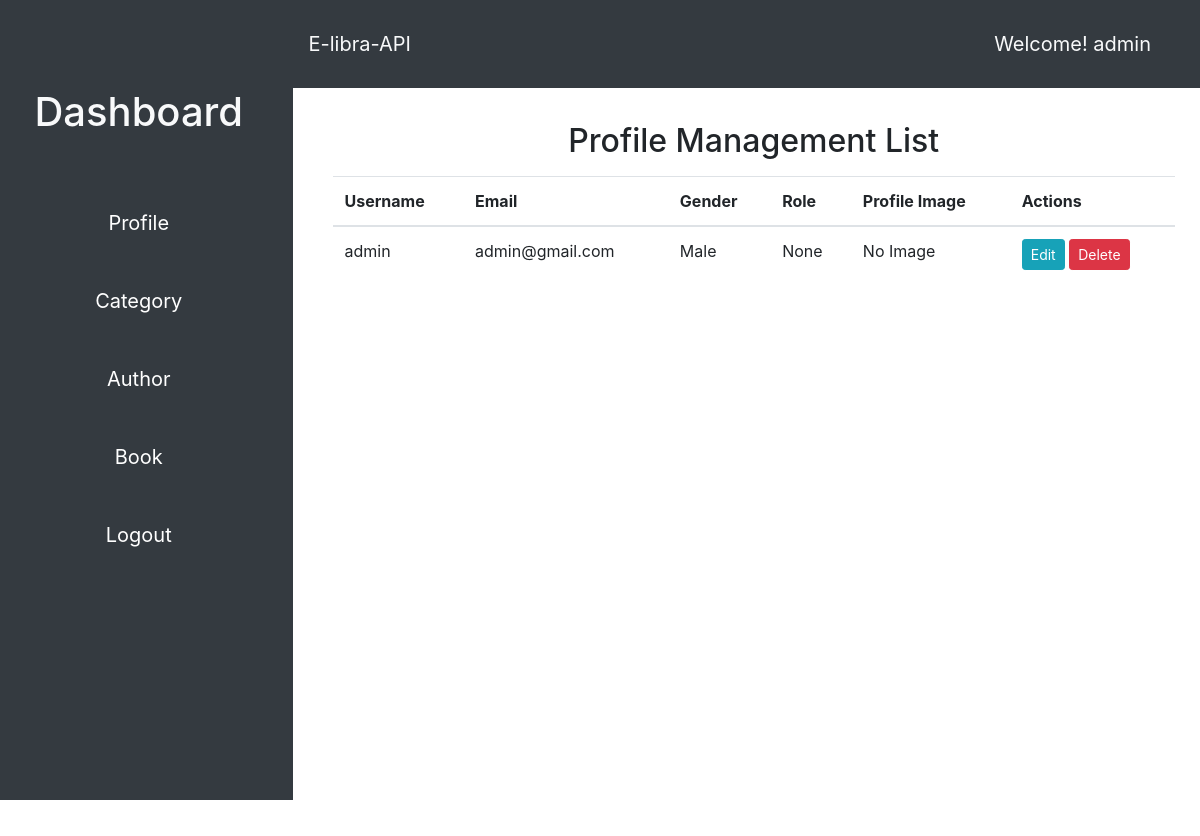
Before: /profile (signed in) with the older database file.
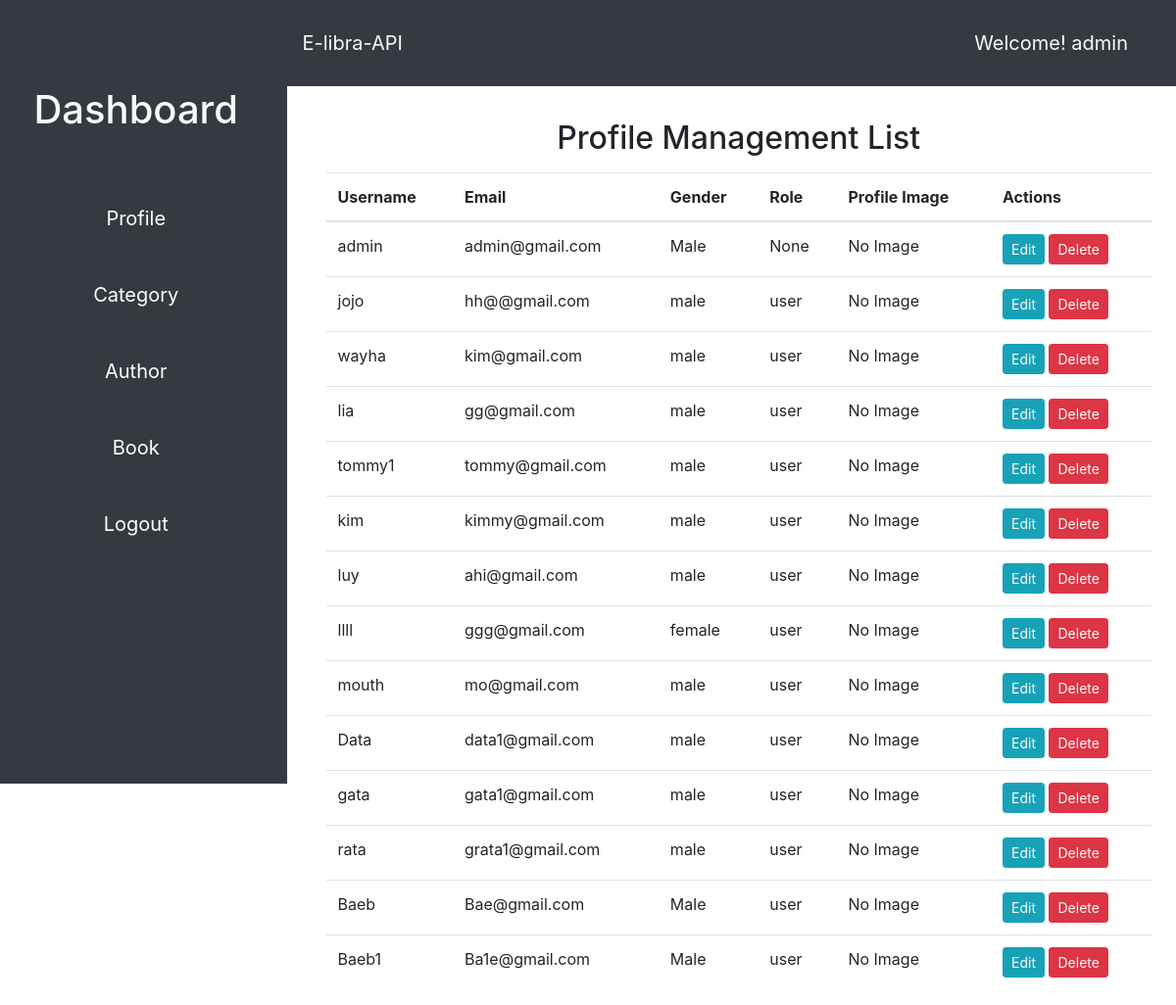
After: the same page with the newer database file.
### app/models/__init__.py (models this page shows)
class User(db.Model, UserMixin):
    id = db.Column(db.Integer, primary_key=True)
    username = db.Column(db.String(50), unique=True, nullable=False)
    email = db.Column(db.String(120), nullable=False)
    password_hash = db.Column(db.String, nullable=False)
    gender = db.Column(db.String(10))
    role = db.Column(db.String)
    profile = db.relationship('Profile', back_populates='user')
    user_payments = db.relationship('Payment', back_populates='user')

class Profile(db.Model, UserMixin):
    id = db.Column(db.Integer, primary_key=True)
    username = db.Column(db.String(50), unique=True, nullable=False)
    email = db.Column(db.String(120), nullable=False)
    password_hash = db.Column(db.String, nullable=False)
    gender = db.Column(db.String(10))
    role = db.Column(db.String)
    profile_image = db.Column(db.String(255),nullable=True)
    user_id = db.Column(db.Integer, db.ForeignKey('user.id'))
    user = db.relationship('User', back_populates='profile')

### app/views/main.py (the view, shortened to what this page needs)
@main.route('/profile', methods=['GET', 'POST'])
@login_required
def profile():
    username = current_user.username
    form = ProfileForm()
    profiles = Profile.query.all()
    return render_template('profile.html', form=form, profiles=profiles, username=username)

### app/views/auth/auth.py (called while the page is built)
@login_manager.user_loader
def load_user(username):
    return User.query.get(username)

### app/templates/profile.html (shortened to what this page needs)
{% extends "base.html" %} {% block title %}Profile{% endblock %} {% block content %}
<div class="container">
  <h2 class="text-center mt-4 mb-3">Profile Management List</h2>
  <div class="row">
    <div class="col-md-12">
      <table class="table">
        <thead>
          <tr>
            <th>Username</th>
            <th>Email</th>
            <th>Gender</th>
            <th>Role</th>
            <th>Profile Image</th>
            <th>Actions</th>
          </tr>
        </thead>
        <tbody>
          {% for profile in profiles %}
          <tr>
            <td>{{ profile.username }}</td>
            <td>{{ profile.email }}</td>
            <td>{{ profile.gender }}</td>
            <td>{{ profile.role }}</td>
            <td>
              {% if profile.profile_image %}
              <img src="{{ profile.profile_image }}" alt="Profile Image" class="img-thumbnail" width="100" />
              {% else %} No Image {% endif %}
            </td>
            <td>
              <button
                type="button"
                class="btn btn-sm btn-info edit-profile"
                data-toggle="modal"
                data-target="#editProfileModal"
                data-id="{{ profile.id }}"
                data-username="{{ profile.username }}"
                data-email="{{ profile.email }}"
                data-gender="{{ profile.gender }}"
                data-role="{{ profile.role }}"
              >
                Edit
              </button>
              <form
                method="post"
                action="{{ url_for('main.delete_profile', id=profile.id) }}"
                style="display: inline"
              >
                <button type="submit" class="btn btn-sm btn-danger">Delete</button>
              </form>
            </td>
          </tr>
          {% endfor %}
        </tbody>
      </table>
    </div>
  </div>
</div>
</div>
{% endblock %}

### app/templates/base.html (shortened to what this page needs)
<!DOCTYPE html>
<html lang="en">
  <head>
    <link href="https://stackpath.bootstrapcdn.com/bootstrap/4.3.1/css/bootstrap.min.css" rel="stylesheet" />
    <link rel="stylesheet" href="{{ url_for('static', filename='style.css') }}" />
  </head>
  <body>
    <div class="container-fluid">
      <div class="row">
        <aside class="col-md-3 col-lg-3 sidebar bg-dark">
          <div class="sidebar-sticky">
            <ul class="nav flex-column">
              {% if current_user.is_authenticated %}
              <h1 class="text-light my-5 text-center">Dashboard</h1>
              <li class="nav-item my-3 text-center">
                <a href="{{ url_for('main.profile') }}" class="nav-link">Profile</a>
              </li>
              <li class="nav-item my-3 text-center">
                <a href="{{ url_for('main.category') }}" class="nav-link">Category</a>
              </li>
              <li class="nav-item my-3 text-center">
                <a href="{{ url_for('main.author') }}" class="nav-link">Author</a>
              </li>
              <li class="nav-item my-3 text-center">
                <a href="{{ url_for('main.book') }}" class="nav-link">Book</a>
              </li>
              <li class="nav-item my-3 text-center">
                <a href="{{ url_for('auth.logout') }}" class="nav-link">Logout</a>
              </li>
              {% endif %}
            </ul>
          </div>
        </aside>
        <div class="w-auto col-lg-9 col-md-9">
          <section class="hero">
            <div class="hero-head">
              <nav class="navbar navbar-expand-lg d-flex navbar-light py-4 bg-dark justify-content-between">
                <a href="{{ url_for('main.index') }}" class="navbar-brand text-light text-center"
                  >E-libra-API</a
                >
                <span class="d-flex navbar-brand text-light text-center mr-5">Welcome! {{username}}</span>
              </nav>
            </div>
            <div class="hero-body">
              <div class="container has-text-centered">{% block content %}{% endblock %}</div>
            </div>
        </div>
      </div>
  </body>
</html>

### app/static/style.css (style rules this page uses)
.hero-body { padding: 10px; width: 100%; height: 90vh; background-color: #ffffff; }
.sidebar { width: 20%; }
.navbar { width: auto; margin-bottom: 5px; }
.nav-item { width: 100%; align-items: center; }
.row { height: 100vh; }
.sidebar-sticky { margin-top: 20px; font-size: 20px; }
.col-lg-9 { padding: 0; }
.container-fluid { height: 100vh; width: 100%; }
.hero { display: flex; flex-direction: column; justify-content: center; align-items: center; height: 100%; width: auto; }
.hero-head { width: 100%; }
.hero-body { flex-grow: 1; }

### app/templates/base.html (style rules this page uses)
html, body { height: 100%; }
.container-fluid { height: 100%; padding-right: 0; padding-left: 0; }
.sidebar { height: 100%; background-color: #343a40; padding: 20px; }
.sidebar-sticky { position: sticky; top: 0; padding-bottom: 20px; }
.nav-link { color: #fff; }
.navbar { margin-bottom: 0; }

Changed rows visible on the page:
added Profile: username "jojo", email "hh@@gmail.com", gender "male", role "user", shows "No Image"
added Profile: username "wayha", email "kim@gmail.com", gender "male", role "user", shows "No Image"
added Profile: username "lia", email "gg@gmail.com", gender "male", role "user", shows "No Image"
added Profile: username "tommy1", email "tommy@gmail.com", gender "male", role "user", shows "No Image"
added Profile: username "kim", email "kimmy@gmail.com", gender "male", role "user", shows "No Image"
added Profile: username "luy", email "ahi@gmail.com", gender "male", role "user", shows "No Image"
added Profile: username "llll", email "ggg@gmail.com", gender "female", role "user", shows "No Image"
added Profile: username "mouth", email "mo@gmail.com", gender "male", role "user", shows "No Image"
added Profile: username "Data", email "data1@gmail.com", gender "male", role "user", shows "No Image"
added Profile: username "gata", email "gata1@gmail.com", gender "male", role "user", shows "No Image"
added Profile: username "rata", email "grata1@gmail.com", gender "male", role "user", shows "No Image"
added Profile: username "Baeb", email "Bae@gmail.com", gender "Male", role "user", shows "No Image"
added Profile: username "Baeb1", email "Ba1e@gmail.com", gender "Male", role "user", shows "No Image"
